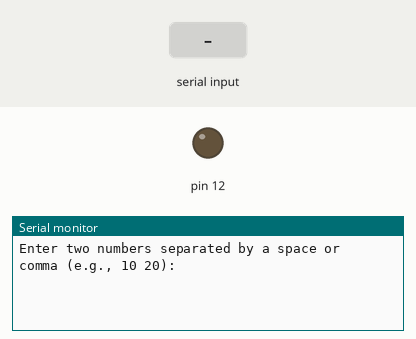
Simulated run of this sketch. Board: Arduino Uno, built with avr-gcc and run on an emulated ATmega328P. Parts: output pins drawn as LEDs (lit = HIGH), the last lines printed to the serial monitor. The inputs (shaded band) are chosen by the test bench.

Above: at 3.2 s.
3.3 s: "90,45\n" received over Serial
At 4.3 s:
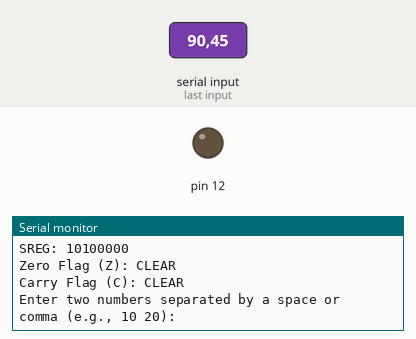
4.8 s: "30,150\n" received over Serial
At 5.5 s:
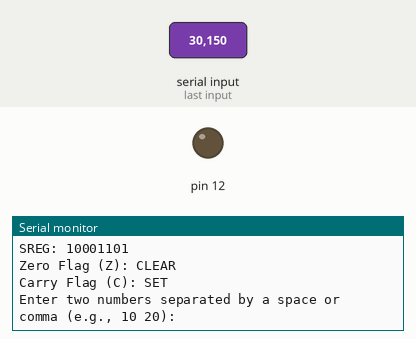

Measured:
- after the input at 3.3 s, the serial monitor: prints a new line at once (image 1)
- after the input at 4.8 s, the serial monitor: prints a new line at once (image 2)

The sketch:

task2.ino
```cpp
uint8_t a, b;         // Input numbers read from Serial
uint8_t result;       // Stores subtraction result
uint8_t sreg;         // Stores the AVR status register after subtraction
int newData = 0;      // Flag to indicate a complete input line was received

void setup() {
  Serial.begin(9600);
  delay(2000);
  // Small startup delay so Serial Monitor is ready

  Serial.println("Enter two numbers separated by a space or comma (e.g., 10 20): ");

  DDRB |= (1 << DDB4);
  // Set PB4 (Arduino digital pin 12) as output for oscilloscope measurement

  PORTB &= ~(1 << PORTB4);
  // Ensure PB4 starts LOW
}

void loop() {
  if (Serial.available() > 0) {
    // Check whether serial data has arrived

    a = Serial.parseInt();
    // Read first integer from Serial input

    b = Serial.parseInt();
    // Read second integer from Serial input

    if (Serial.read() == '\n') {
      newData = 1;
      // When Enter/newline is received, mark input as complete
    }
  }

  if (newData == 1) {
    asm volatile (
      "sbi 0x05,4        \n\t"
      // Set PORTB bit 4 HIGH
      // This creates the start of a pulse on D12 for oscilloscope timing

      "mov r16, %2       \n\t"
      // Copy input a into register r16

      "mov r17, %3       \n\t"
      // Copy input b into register r17

      "sub r16, r17      \n\t"
      // Perform subtraction: r16 = r16 - r17

      "in r18, __SREG__  \n\t"
      // Copy SREG into register r18 after subtraction

      "mov %0, r16       \n\t"
      // Store final result from r16 into C variable 'result'

      "mov %1, r18       \n\t"
      // Store captured SREG from r18 into C variable 'sreg'

      "cbi 0x05,4        \n\t"
      // Clear PORTB bit 4 LOW
      // This ends the oscilloscope pulse

      : "=r"(result), "=r"(sreg)   // Output operands
      : "r"(a), "r"(b)             // Input operands
      : "r16", "r17", "r18"        // Registers modified inside assembly
    );

    Serial.print("A (input): ");
    Serial.println(a);

    Serial.print("B (input): ");
    Serial.println(b);

    Serial.print("Result (R16): ");
    Serial.println(result);

    Serial.print("SREG: ");
    Serial.println(sreg, BIN);

    Serial.print("Zero Flag (Z): ");
    Serial.println((sreg & (1 << 1)) ? "SET" : "CLEAR");
    // Bit 1 of SREG is the Zero flag

    Serial.print("Carry Flag (C): ");
    Serial.println((sreg & (1 << 0)) ? "SET" : "CLEAR");
    // Bit 0 of SREG is the Carry flag

    newData = 0;
    Serial.println("Enter two numbers separated by a space or comma (e.g., 10 20): ");
  }
}
```
